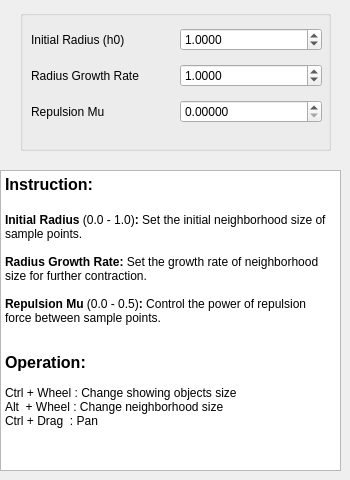
   <widget class="QWidget" name="tab_3">
    <attribute name="title">
     <string>Parameters</string>
    </attribute>
    <widget class="QGroupBox" name="groupBox_5">
     <property name="geometry">
      <rect>
       <x>20</x>
       <y>10</y>
       <width>311</width>
       <height>141</height>
      </rect>
     </property>
     <property name="title">
      <string/>
     </property>
     <widget class="QWidget" name="layoutWidget">
      <property name="geometry">
       <rect>
        <x>11</x>
        <y>11</y>
        <width>291</width>
        <height>111</height>
       </rect>
      </property>
      <layout class="QVBoxLayout" name="verticalLayout_3">
       <item>
        <layout class="QHBoxLayout" name="horizontalLayout_69">
         <item>
          <widget class="QLabel" name="label_71">
           <property name="toolTip">
            <string comment="ss" extracomment="aaa">dsfafafaf</string>
           </property>
           <property name="whatsThis">
            <string comment="qqq" extracomment="eee">afafafaf</string>
           </property>
           <property name="accessibleName">
            <string extracomment="uuuu">yyyy</string>
           </property>
           <property name="accessibleDescription">
            <string>nnn</string>
           </property>
           <property name="frameShape">
            <enum>QFrame::NoFrame</enum>
           </property>
           <property name="frameShadow">
            <enum>QFrame::Plain</enum>
           </property>
           <property name="lineWidth">
            <number>0</number>
           </property>
           <property name="text">
            <string>Initial Radius (h0)</string>
           </property>
           <property name="scaledContents">
            <bool>true</bool>
           </property>
           <property name="wordWrap">
            <bool>false</bool>
           </property>
          </widget>
         </item>
         <item>
          <widget class="QDoubleSpinBox" name="skeleton_initial_radius">
           <property name="decimals">
            <number>4</number>
           </property>
           <property name="maximum">
            <double>1000.000000000000000</double>
           </property>
           <property name="singleStep">
            <double>0.100000000000000</double>
           </property>
           <property name="value">
            <double>1.000000000000000</double>
           </property>
          </widget>
         </item>
        </layout>
       </item>
       <item>
        <layout class="QHBoxLayout" name="horizontalLayout_13">
         <item>
          <widget class="QLabel" name="label_12">
           <property name="text">
            <string>Radius Growth Rate</string>
           </property>
          </widget>
         </item>
         <item>
          <widget class="QDoubleSpinBox" name="skeleton_Radius_Growing_Speed">
           <property name="decimals">
            <number>4</number>
           </property>
           <property name="maximum">
            <double>1000.000000000000000</double>
           </property>
           <property name="singleStep">
            <double>0.100000000000000</double>
           </property>
           <property name="value">
            <double>1.000000000000000</double>
           </property>
          </widget>
         </item>
        </layout>
       </item>
       <item>
        <layout class="QHBoxLayout" name="horizontalLayout_70">
         <item>
          <widget class="QLabel" name="label_72">
           <property name="text">
            <string>Repulsion Mu</string>
           </property>
          </widget>
         </item>
         <item>
          <widget class="QDoubleSpinBox" name="skeleton_mu">
           <property name="decimals">
            <number>5</number>
           </property>
           <property name="singleStep">
            <double>0.100000000000000</double>
           </property>
          </widget>
         </item>
        </layout>
       </item>
      </layout>
     </widget>
    </widget>
    <widget class="QTextEdit" name="textEdit">
     <property name="geometry">
      <rect>
       <x>0</x>
       <y>170</y>
       <width>341</width>
       <height>301</height>
      </rect>
     </property>
     <property name="html">
      <string>&lt;!DOCTYPE HTML PUBLIC &quot;-//W3C//DTD HTML 4.0//EN&quot; &quot;http://www.w3.org/TR/REC-html40/strict.dtd&quot;&gt;
&lt;html&gt;&lt;head&gt;&lt;meta name=&quot;qrichtext&quot; content=&quot;1&quot; /&gt;&lt;style type=&quot;text/css&quot;&gt;
p, li { white-space: pre-wrap; }
&lt;/style&gt;&lt;/head&gt;&lt;body style=&quot; font-family:'SimSun'; font-size:9pt; font-weight:400; font-style:normal;&quot;&gt;
&lt;p style=&quot; margin-top:0px; margin-bottom:0px; margin-left:0px; margin-right:0px; -qt-block-indent:0; text-indent:0px;&quot;&gt;&lt;span style=&quot; font-size:12pt; font-weight:600;&quot;&gt;Instruction:&lt;/span&gt;&lt;/p&gt;
&lt;p style=&quot;-qt-paragraph-type:empty; margin-top:0px; margin-bottom:0px; margin-left:0px; margin-right:0px; -qt-block-indent:0; text-indent:0px; font-size:12pt; font-weight:600;&quot;&gt;&lt;br /&gt;&lt;/p&gt;
&lt;p style=&quot; margin-top:0px; margin-bottom:0px; margin-left:0px; margin-right:0px; -qt-block-indent:0; text-indent:0px;&quot;&gt;&lt;span style=&quot; font-weight:600;&quot;&gt;Initial Radius &lt;/span&gt;(0.0 - 1.0)&lt;span style=&quot; font-weight:600;&quot;&gt;:&lt;/span&gt; Set the initial neighborhood size of sample points.&lt;/p&gt;
&lt;p style=&quot;-qt-paragraph-type:empty; margin-top:0px; margin-bottom:0px; margin-left:0px; margin-right:0px; -qt-block-indent:0; text-indent:0px;&quot;&gt;&lt;br /&gt;&lt;/p&gt;
&lt;p style=&quot; margin-top:0px; margin-bottom:0px; margin-left:0px; margin-right:0px; -qt-block-indent:0; text-indent:0px;&quot;&gt;&lt;span style=&quot; font-weight:600;&quot;&gt;Radius Growth Rate:&lt;/span&gt; Set the growth rate of neighborhood size for further contraction.&lt;/p&gt;
&lt;p style=&quot;-qt-paragraph-type:empty; margin-top:0px; margin-bottom:0px; margin-left:0px; margin-right:0px; -qt-block-indent:0; text-indent:0px;&quot;&gt;&lt;br /&gt;&lt;/p&gt;
&lt;p style=&quot; margin-top:0px; margin-bottom:0px; margin-left:0px; margin-right:0px; -qt-block-indent:0; text-indent:0px;&quot;&gt;&lt;span style=&quot; font-weight:600;&quot;&gt;Repulsion Mu &lt;/span&gt;(0.0 - 0.5)&lt;span style=&quot; font-weight:600;&quot;&gt;:&lt;/span&gt; Control the power of repulsion force between sample points.&lt;/p&gt;
&lt;p style=&quot;-qt-paragraph-type:empty; margin-top:0px; margin-bottom:0px; margin-left:0px; margin-right:0px; -qt-block-indent:0; text-indent:0px;&quot;&gt;&lt;br /&gt;&lt;/p&gt;
&lt;p style=&quot;-qt-paragraph-type:empty; margin-top:0px; margin-bottom:0px; margin-left:0px; margin-right:0px; -qt-block-indent:0; text-indent:0px;&quot;&gt;&lt;br /&gt;&lt;/p&gt;
&lt;p style=&quot; margin-top:0px; margin-bottom:0px; margin-left:0px; margin-right:0px; -qt-block-indent:0; text-indent:0px;&quot;&gt;&lt;span style=&quot; font-size:12pt; font-weight:600;&quot;&gt;Operation:&lt;/span&gt;&lt;/p&gt;
&lt;p style=&quot;-qt-paragraph-type:empty; margin-top:0px; margin-bottom:0px; margin-left:0px; margin-right:0px; -qt-block-indent:0; text-indent:0px; font-weight:600;&quot;&gt;&lt;br /&gt;&lt;/p&gt;
&lt;p style=&quot; margin-top:0px; margin-bottom:0px; margin-left:0px; margin-right:0px; -qt-block-indent:0; text-indent:0px;&quot;&gt;Ctrl + Wheel : Change showing objects size&lt;/p&gt;
&lt;p style=&quot; margin-top:0px; margin-bottom:0px; margin-left:0px; margin-right:0px; -qt-block-indent:0; text-indent:0px;&quot;&gt;Alt  + Wheel : Change neighborhood size&lt;/p&gt;
&lt;p style=&quot; margin-top:0px; margin-bottom:0px; margin-left:0px; margin-right:0px; -qt-block-indent:0; text-indent:0px;&quot;&gt;Ctrl + Drag  : Pan&lt;/p&gt;
&lt;p style=&quot;-qt-paragraph-type:empty; margin-top:0px; margin-bottom:0px; margin-left:0px; margin-right:0px; -qt-block-indent:0; text-indent:0px;&quot;&gt;&lt;br /&gt;&lt;/p&gt;&lt;/body&gt;&lt;/html&gt;</string>
     </property>
    </widget>
   </widget>
